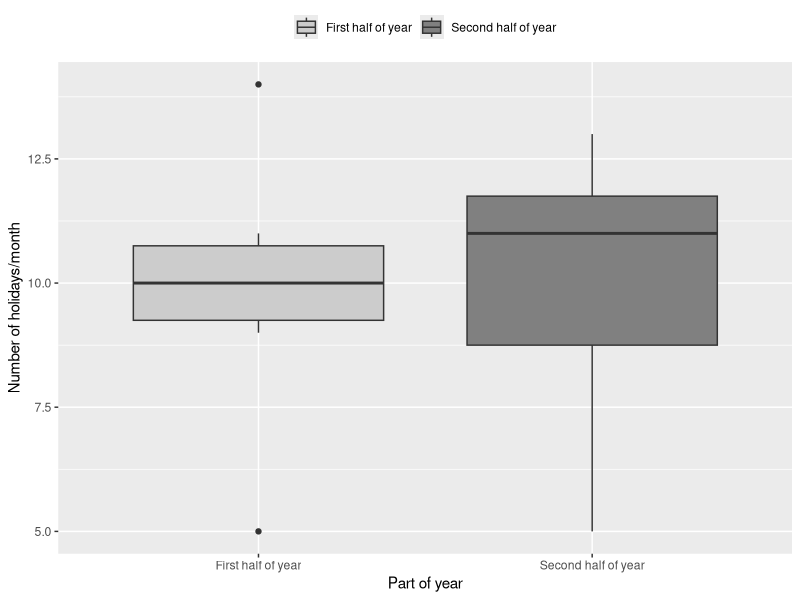

Generate this figure with R:
## ---- chunk 1
library(ggplot2)
library(tidyverse)

# The holidays were taken from https://www.holidayinsights.com/everyday.htm. I am looking at the number of holidays it lists per month and comparing the means between the first and second half of the year.
holidays <- c(9, 11, 10, 13, 11, 5, 5, 8, 10, 12, 14, 11)
months <- c("Jan", "Feb", "Mar", "Apr", "May", "Jun", "Jul", "Aug", "Sep", "Oct", "Nov", "Dec")

yearhalf <- c("First half of year", "Second half of year")
holidayhalf <- c(holidays[1:6], holidays[7:12]) #First half of year versus second half of year.

holidayframe <- data.frame(yearhalf, holidayhalf)

holidaymodel <- aov(holidayhalf~yearhalf, data=holidayframe)
print(summary(holidaymodel)[[1]][1,5]) # p-value location

# The p-value is indicated to be ~0.9. This means that the average number of holidays per month (according to holidays given by the website linked above) is not significantly different in the first half of the year compared to the second half of the year.

holidayplot <- ggplot(data=holidayframe, aes(x=yearhalf, y=holidayhalf, fill=yearhalf)) + 
  geom_boxplot() +
  scale_fill_grey(start=0.8, end=0.5) +
  theme(legend.position="top", legend.title= element_blank()) +
   ylab("Number of holidays/month") +
   xlab("Part of year")

print(holidayplot)
